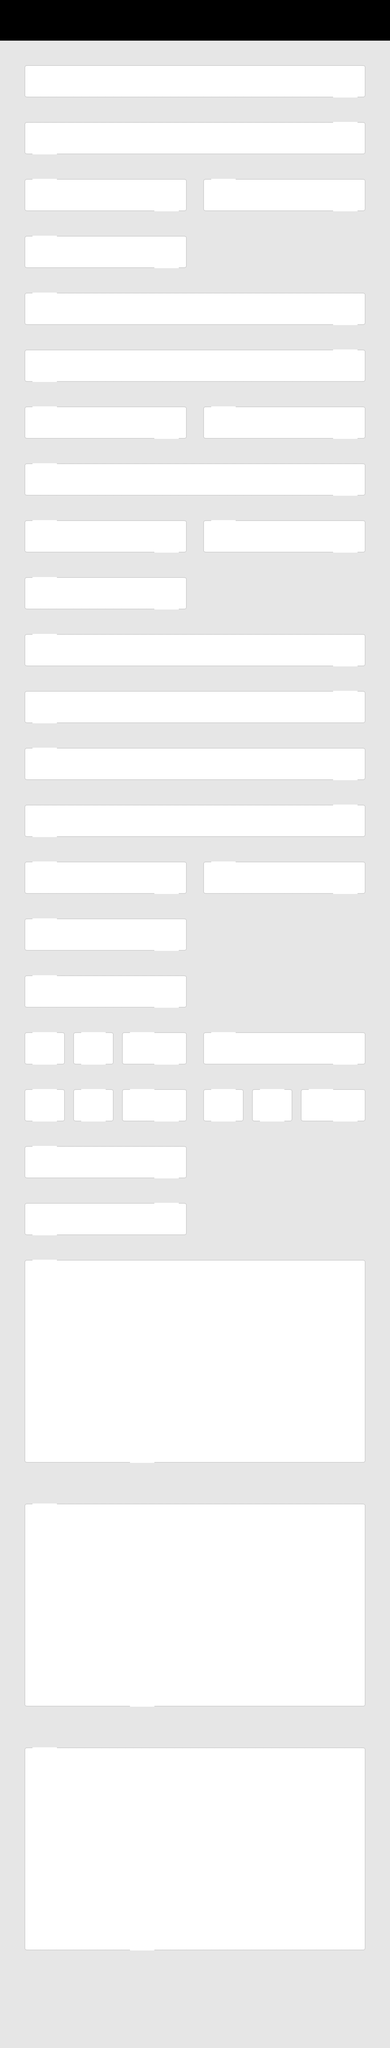

The image is a tile-based game level rendered from a .tmx file. Its description and source (layers, tilesets, objects; grid data summarised) follow:
An orthogonal 48x252 tile map with 40x40 px tiles, 2 tile layers (Full Copy of Background, Collision Layer), 7 hidden layers not drawn and 2259 objects (787x Foreground Tile, 155x terms, 155x privacy, 155x credit, 105x vacuum, ...).

<map version="1.0.0" orientation="orthogonal" renderorder="right-down" width="48" height="252" tilewidth="40" tileheight="40" nextobjectid="7589">
 <tileset firstgid="1" name="tiles-40-40" tilewidth="40" tileheight="40" tilecount="15" columns="5">
  <image source="../demo/demo-3/assets/imgs/tiles-40-40.png" width="200" height="120" />
 </tileset>
 <layer name="Full Copy of Background" width="48" height="252">
  <data>[12096 cells, 11856 non-empty, 10 distinct tile ids]</data>
 </layer>
 <layer name="Background" width="48" height="252" visible="0">
  <data>[12096 cells, 6192 non-empty, 10 distinct tile ids]</data>
 </layer>
 <layer name="Collision Layer" width="48" height="252">
  <data>[12096 cells, 2341 non-empty, 1 distinct tile ids]</data>
 </layer>
 <layer name="Country Dropdown BG" width="48" height="252" visible="0">
  <data>[12096 cells, 11856 non-empty, 10 distinct tile ids]</data>
 </layer>
 <layer name="Payment Dropdown BG" width="48" height="252" visible="0">
  <data>[12096 cells, 10560 non-empty, 10 distinct tile ids]</data>
 </layer>
 <layer name="Country Billing Dropdown BG" width="48" height="252" visible="0">
  <data>[12096 cells, 8544 non-empty, 10 distinct tile ids]</data>
 </layer>
 <layer name="Id Type Dropdown BG" width="48" height="252" visible="0">
  <data>[12096 cells, 6528 non-empty, 10 distinct tile ids]</data>
 </layer>
 <layer name="Dropdown CL" width="48" height="252" visible="0">
  <data>[12096 cells, 327 non-empty, 1 distinct tile ids]</data>
 </layer>
 <layer name="Dropdown CLI" width="48" height="252" visible="0">
  <data>[12096 cells, 357 non-empty, 3 distinct tile ids]</data>
 </layer>
 <objectgroup name="Triggers" visible="0">
  <object id="2516" name="terms" gid="9" x="120" y="6660" width="40" height="40">
   <properties>
    <property name="field" value="terms" />
   </properties>
  </object>
  <object id="2517" name="terms" gid="9" x="160" y="6660" width="40" height="40">
   <properties>
    <property name="field" value="terms" />
   </properties>
  </object>
  <object id="2518" name="terms" gid="9" x="200" y="6660" width="40" height="40">
   <properties>
    <property name="field" value="terms" />
   </properties>
  </object>
  <object id="2519" name="terms" gid="9" x="240" y="6660" width="40" height="40">
   <properties>
    <property name="field" value="terms" />
   </properties>
  </object>
  <object id="2520" name="terms" gid="9" x="280" y="6660" width="40" height="40">
   <properties>
    <property name="field" value="terms" />
   </properties>
  </object>
  <object id="2521" name="terms" gid="9" x="320" y="6660" width="40" height="40">
   <properties>
    <property name="field" value="terms" />
   </properties>
  </object>
  <object id="2522" name="terms" gid="9" x="360" y="6660" width="40" height="40">
   <properties>
    <property name="field" value="terms" />
   </properties>
  </object>
  <object id="2523" name="terms" gid="9" x="400" y="6660" width="40" height="40">
   <properties>
    <property name="field" value="terms" />
   </properties>
  </object>
  <object id="2524" name="terms" gid="9" x="440" y="6660" width="40" height="40">
   <properties>
    <property name="field" value="terms" />
   </properties>
  </object>
  <object id="2525" name="terms" gid="9" x="480" y="6660" width="40" height="40">
   <properties>
    <property name="field" value="terms" />
   </properties>
  </object>
  <object id="2526" name="terms" gid="9" x="520" y="6660" width="40" height="40">
   <properties>
    <property name="field" value="terms" />
   </properties>
  </object>
  <object id="2527" name="terms" gid="9" x="760" y="6660" width="40" height="40">
   <properties>
    <property name="field" value="terms" />
   </properties>
  </object>
  <object id="2528" name="terms" gid="9" x="720" y="6660" width="40" height="40">
   <properties>
    <property name="field" value="terms" />
   </properties>
  </object>
  <object id="2529" name="terms" gid="9" x="960" y="6660" width="40" height="40">
   <properties>
    <property name="field" value="terms" />
   </properties>
  </object>
  <object id="2530" name="terms" gid="9" x="600" y="6660" width="40" height="40">
   <properties>
    <property name="field" value="terms" />
   </properties>
  </object>
  <object id="2531" name="terms" gid="9" x="560" y="6660" width="40" height="40">
   <properties>
    <property name="field" value="terms" />
   </properties>
  </object>
  <object id="2532" name="terms" gid="9" x="880" y="6660" width="40" height="40">
   <properties>
    <property name="field" value="terms" />
   </properties>
  </object>
  <object id="2533" name="terms" gid="9" x="840" y="6660" width="40" height="40">
   <properties>
    <property name="field" value="terms" />
   </properties>
  </object>
  <object id="2534" name="terms" gid="9" x="640" y="6660" width="40" height="40">
   <properties>
    <property name="field" value="terms" />
   </properties>
  </object>
  </objectgroup>
 <objectgroup name="Warp Down" visible="0">
  <!-- 75 objects omitted --></objectgroup>
 <objectgroup name="Coins" visible="0">
  <!-- 310 objects omitted --></objectgroup>
 <objectgroup name="Rollers" visible="0">
  <!-- 66 objects omitted --></objectgroup>
 <objectgroup name="Bangs" visible="0">
  <!-- 57 objects omitted --></objectgroup>
 <objectgroup name="Asterisks" visible="0">
  <!-- 109 objects omitted --></objectgroup>
 <objectgroup name="Terms Asterisks" visible="0">
  <!-- 109 objects omitted --></objectgroup>
 <objectgroup name="Privacy Asterisks" visible="0">
  <!-- 109 objects omitted --></objectgroup>
 <objectgroup name="Credit Asterisks" visible="0">
  <!-- 109 objects omitted --></objectgroup>
 <objectgroup name="Vacuums" visible="0">
  <!-- 105 objects omitted --></objectgroup>
 <objectgroup name="Warp Up" visible="0">
  <!-- 69 objects omitted --></objectgroup>
 <objectgroup name="Foreground Tiles" visible="0">
  <!-- 787 objects omitted --></objectgroup>
</map>
<!-- 2240 of 2259 objects omitted -->
